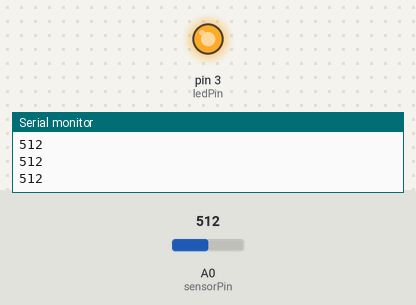
The sketch below on a simulated Arduino Uno, built with avr-gcc and run on an emulated ATmega328P. Parts: output pins drawn as LEDs (lit = HIGH), the last lines printed to the serial monitor. The inputs (shaded band) are chosen by the test bench; at power-on: A0 (sensorPin) = 512.

Above: at 1.2 s.
1.3 s: A0 (sensorPin) set to 483
At 2.5 s:
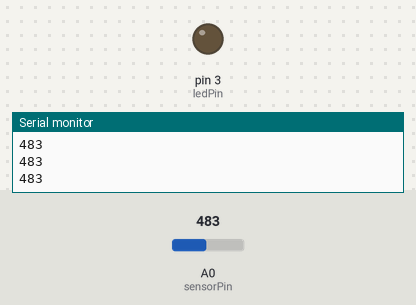
2.8 s: A0 (sensorPin) set to 510
At 3.9 s:
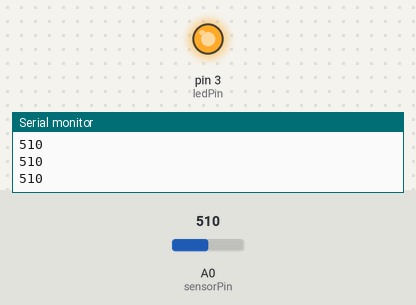
4.3 s: A0 (sensorPin) set to 490
At 5.2 s:
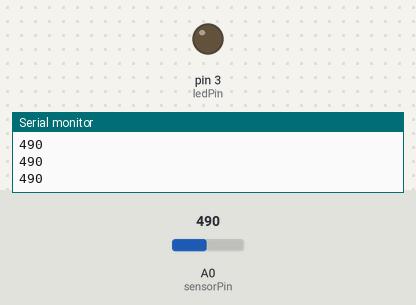
Timing chart, 0 to 7.3 s (numbered marks = the images above; inputs shaded):
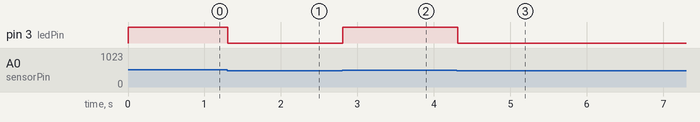

Measured:
- the behaviour switches between 500 and 499 on A0 (sensorPin) (found by bisection; images 0 and 1)
- after the input at 1.3 s, pin 3 (ledPin): HIGH → LOW at once
- after the input at 2.8 s, pin 3 (ledPin): LOW → HIGH at once
- after the input at 4.3 s, pin 3 (ledPin): HIGH → LOW at once

The sketch:

Sketch_Week_3a.ino
```cpp
// potentiometer.ino
// reads a potentiometer sensor and sends the reading over serial

int sensorPin = A0; // the potentiometer is connected to analog pin 0
int ledPin = 3; // the LED is connected to digital pin 13
int sensorValue; // an integer variable to store the potentiometer reading
void setup() { // this function runs once when the sketch starts up
  pinMode (ledPin, OUTPUT);
  // initialize serial communication :
  Serial.begin(9600);
}

void loop() { // this loop runs repeatedly after setup() finishes
  sensorValue = analogRead(sensorPin); // read the sensor
  Serial.println(sensorValue); // output reading to the serial line
  if (sensorValue < 500){
    digitalWrite(ledPin , LOW );} // turn the LED off
  else {
    digitalWrite(ledPin , HIGH );} // keep the LED on
  delay (100); // Pause in milliseconds before next reading
}
```
